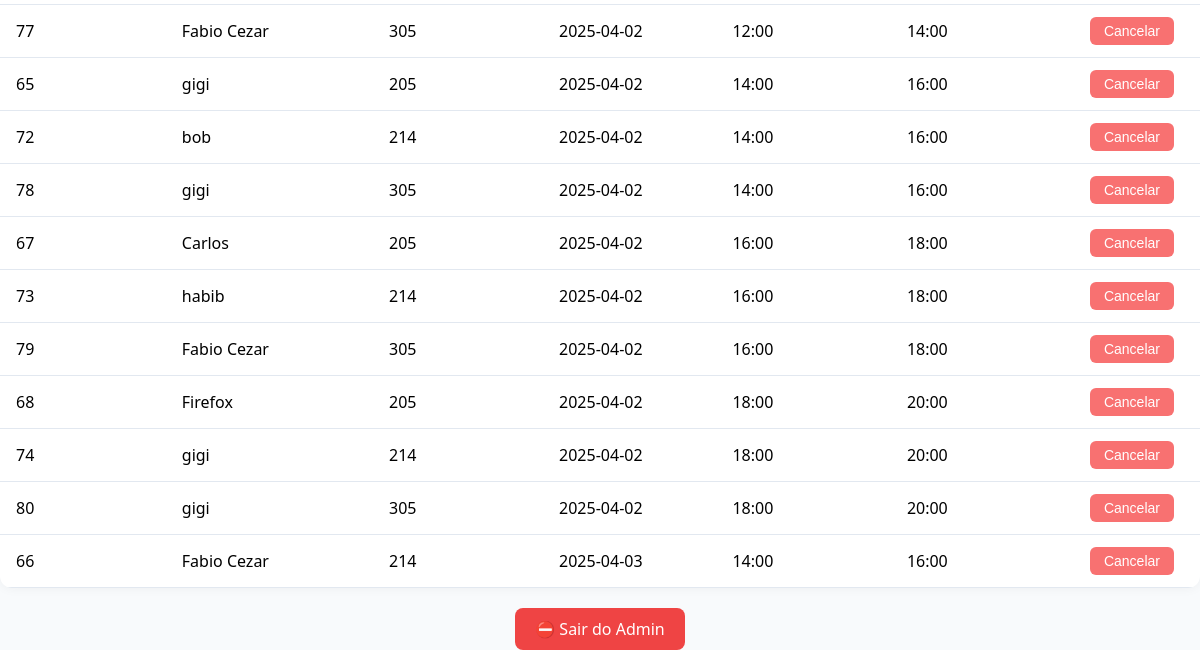
Before: /agendamentos (signed in, lower part) with the older database file.
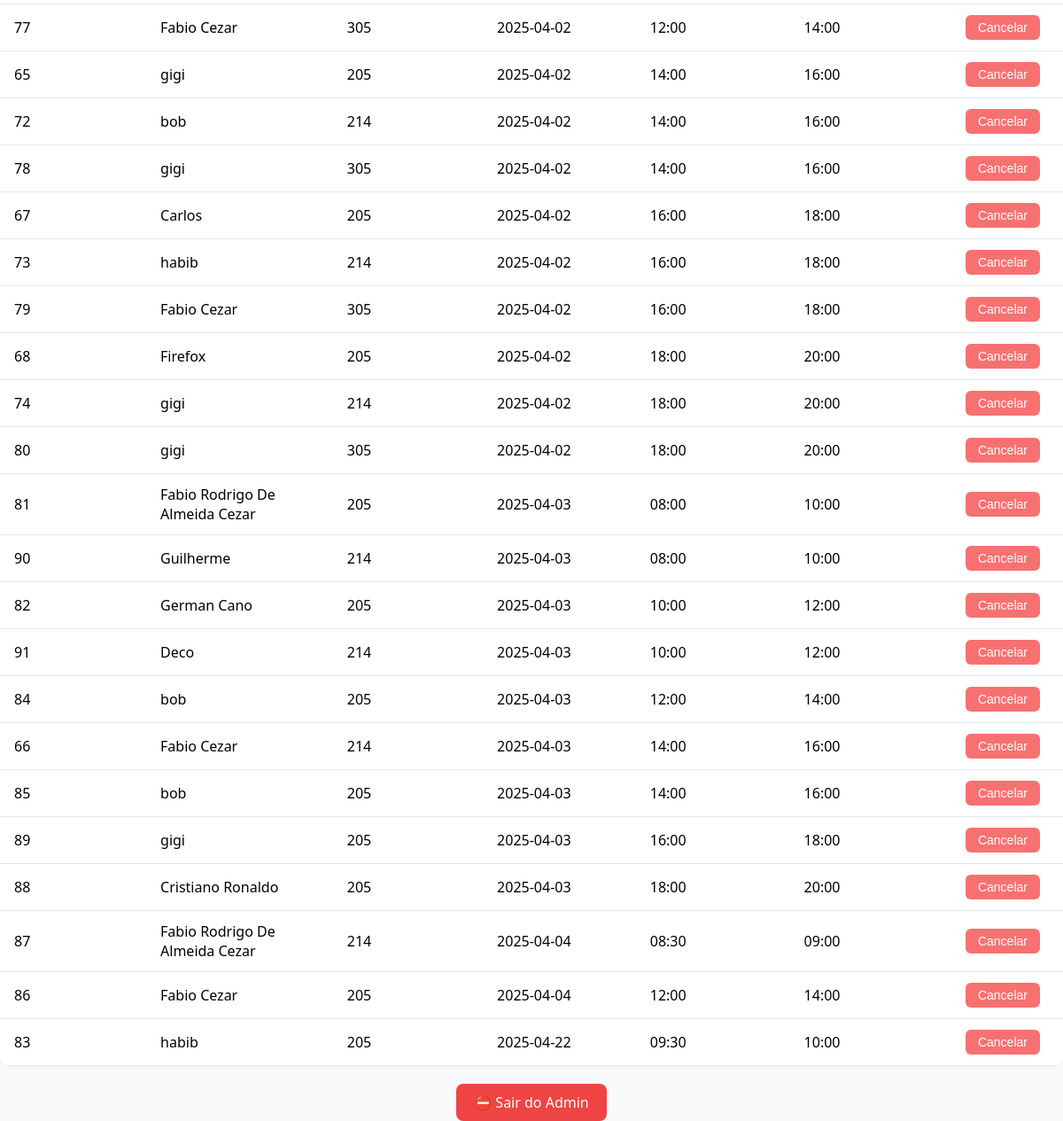
After: the same page with the newer database file.
### app/agendamento.py (models this page shows)
class Agendamento(db.Model):
    id = db.Column(db.Integer, primary_key=True)
    nome = db.Column(db.String(100), nullable=False)
    sala = db.Column(db.String(10), nullable=False)
    data = db.Column(db.String(10), nullable=False)
    inicio = db.Column(db.DateTime, nullable=False)
    fim = db.Column(db.DateTime, nullable=False)

### app/agendamento.py (the view)
@app.route("/agendamentos", methods=["GET"])
def listar_agendamentos():
    if session.get("admin_autorizado") != True:
        return redirect(url_for("login_admin"))
    agendamentos = Agendamento.query.order_by(Agendamento.data, Agendamento.inicio).all()
    response = make_response(render_template("agendamentos.html", agendamentos=agendamentos))
    response.headers["Cache-Control"] = "no-store, no-cache, must-revalidate, max-age=0"
    response.headers["Pragma"] = "no-cache"
    response.headers["Expires"] = "0"
    return response

### app/templates/agendamentos.html (shortened to what this page needs)
<!DOCTYPE html>
<html lang="pt-BR">
<head>
</head>
<body class="oculto">
  <table id="tabela-agendamentos">
    <tbody>
      {% for a in agendamentos %}
      <tr>
        <td>{{ a.id }}</td>
        <td>{{ a.nome }}</td>
        <td>{{ a.sala }}</td>
        <td>{{ a.data }}</td>
        <td>{{ a.inicio.strftime('%H:%M') }}</td>
        <td>{{ a.fim.strftime('%H:%M') }}</td>
        <td>
          <form method="POST" action="{{ url_for('cancelar_agendamento_admin', id=a.id) }}" onsubmit="return confirm('Tem certeza que deseja cancelar este agendamento?');">
            <button type="submit" class="cancelar-btn">Cancelar</button>
          </form>
        </td>
      </tr>
      {% endfor %}
    </tbody>
  </table>
  <div class="actions">
    <a href="{{ url_for('logout') }}" class="logout">⛔ Sair do Admin</a>
  </div>
</body>
</html>

### app/templates/agendamentos.html (style rules this page uses)
html, body { margin: 0; padding: 0; height: 100%; background: #f8fafc; font-family: 'Segoe UI', sans-serif; }
table { width: 100%; border-collapse: collapse; background: white; border-radius: 12px; box-shadow: 0 0 12px rgba(0, 0, 0, 0.05); overflow: hidden; }
.actions { margin-top: 20px; text-align: center; }
.logout { background: #ef4444; color: white; border: none; }

Changed rows visible on the page:
added Agendamento: id "81", nome "Fabio Rodrigo De Almeida Cezar", sala "205", data "2025-04-03", inicio "08:00", fim "10:00"
added Agendamento: id "90", nome "Guilherme", sala "214", data "2025-04-03", inicio "08:00", fim "10:00"
added Agendamento: id "82", nome "German Cano", sala "205", data "2025-04-03", inicio "10:00", fim "12:00"
added Agendamento: id "91", nome "Deco", sala "214", data "2025-04-03", inicio "10:00", fim "12:00"
added Agendamento: id "84", nome "bob", sala "205", data "2025-04-03", inicio "12:00", fim "14:00"
added Agendamento: id "85", nome "bob", sala "205", data "2025-04-03", inicio "14:00", fim "16:00"
added Agendamento: id "89", nome "gigi", sala "205", data "2025-04-03", inicio "16:00", fim "18:00"
added Agendamento: id "88", nome "Cristiano Ronaldo", sala "205", data "2025-04-03", inicio "18:00", fim "20:00"
added Agendamento: id "87", nome "Fabio Rodrigo De Almeida Cezar", sala "214", data "2025-04-04", inicio "08:30", fim "09:00"
added Agendamento: id "86", nome "Fabio Cezar", sala "205", data "2025-04-04", inicio "12:00", fim "14:00"
added Agendamento: id "83", nome "habib", sala "205", data "2025-04-22", inicio "09:30", fim "10:00"
